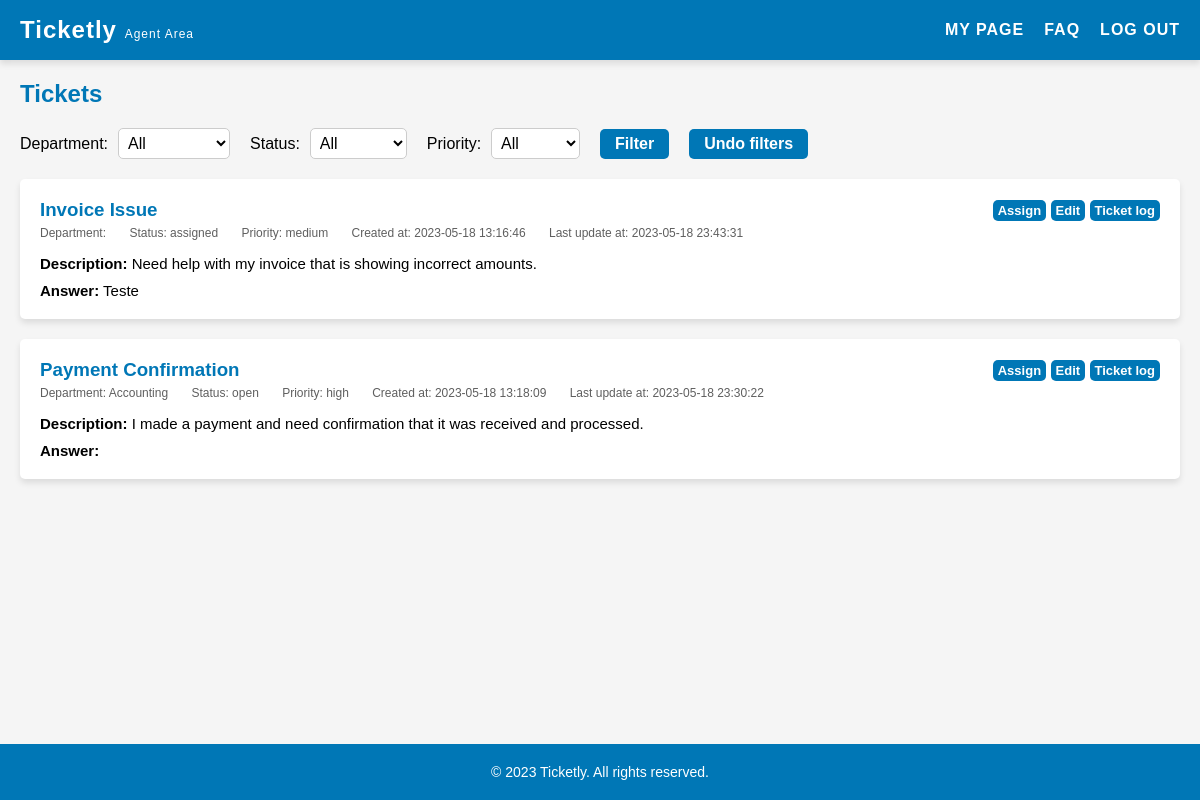
The app's page /pages/agent.php (signed in), older data.
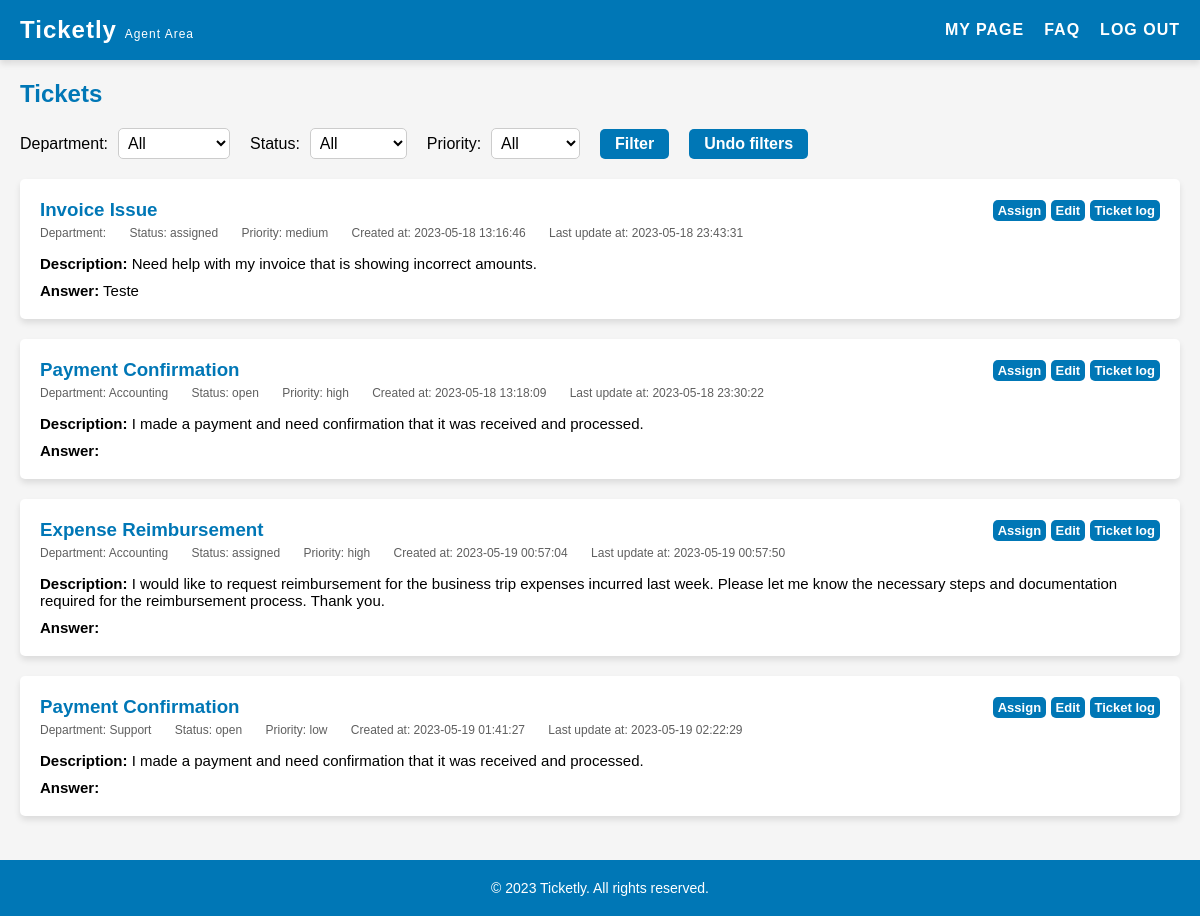
The same page, newer data.
### tables this page shows
CREATE TABLE "tickets" (
    id INTEGER PRIMARY KEY AUTOINCREMENT,
    title VARCHAR(255) NOT NULL,
    description TEXT NOT NULL,
    answer TEXT,
    client_id INTEGER NOT NULL,
    agent_id INTEGER,
    priority VARCHAR(10) NOT NULL DEFAULT 'medium' CHECK (priority IN ('low', 'medium', 'high')),
    created_at DATETIME NOT NULL,
    updated_at DATETIME NOT NULL,
    department_id INTEGER,
    status_id INTEGER NOT NULL DEFAULT 1,
    FOREIGN KEY(status_id) REFERENCES status(id),
    FOREIGN KEY(client_id) REFERENCES users(id),
    FOREIGN KEY(agent_id) REFERENCES users(id),
    FOREIGN KEY(department_id) REFERENCES departments(id)
);

CREATE TABLE status (
    id INTEGER PRIMARY KEY AUTOINCREMENT,
    name VARCHAR(255) NOT NULL UNIQUE
);

CREATE TABLE departments (
    id INTEGER PRIMARY KEY AUTOINCREMENT,
    name VARCHAR(255) NOT NULL UNIQUE
);

### pages/agent.php (called while the page is built, shortened)
<?php
    $session = new Session();
    require_once(__DIR__ . '/../templates/agent.tpl.php');
    drawAgent($session);
?>

### database/status.class.php (called while the page is built, shortened)
<?php
    function getStatusNameById(PDO $db, int $id): string {
        $stmt = $db->prepare('SELECT name FROM status WHERE id = :id');
        $stmt->bindValue(':id', $id, PDO::PARAM_INT);
        $stmt->execute();
        $row = $stmt->fetch(PDO::FETCH_ASSOC);
        if ($row) {
            return $row['name'];
        }
        return '';
    }
?>

### database/departments.class.php (called while the page is built, shortened)
<?php
    function getDepartmentsNameById(PDO $db, int $id): string {
        $stmt = $db->prepare('SELECT name FROM departments WHERE id = :id');
        $stmt->bindValue(':id', $id, PDO::PARAM_INT);
        $stmt->execute();
        $row = $stmt->fetch(PDO::FETCH_ASSOC);
        if ($row) {
            return $row['name'];
        }
        return '';
    }
?>

### templates/agent.tpl.php (the view, shortened to what this page needs)
<?php function drawAgent(Session $session){?>
    <?php
        require_once __DIR__ . '/../database/tickets.class.php';
        require_once __DIR__ . '/../database/connection.db.php';
        require_once __DIR__ . '/../database/departments.class.php';
        require_once __DIR__ . '/../database/status.class.php';
        $db = getDatabaseConnection();
        $stmt = $db->prepare('SELECT * FROM tickets');
        $stmt->execute();
        $tickets = $stmt->fetchAll(PDO::FETCH_ASSOC);
    ?>
    <!DOCTYPE html>
    <html>
    <head>
    <link rel="stylesheet" href="../style/agent.css">
    <link rel="stylesheet" href="../style/header.css">
    </head>
    <body>
    <header>
        <h1>Ticketly <span class="smaller">Agent Area</span></h1>
        <nav>
        <ul>
            <li><a href="myPage.php">My Page</a></li>
            <li><a href="faq.php">FAQ</a></li>
            <li><a href="../actions/action_logout.php">Log out</a></li>
        </ul>
        </nav>
    </header>
    <main>
        <section id="my-tickets">
        <h2>Tickets</h2>
        <div class="filters">
            <label for="department-filter">Department:</label>
            <select id="department-filter">
                <option value="all">All</option>
            </select>
            <label for="status-filter">Status:</label>
            <select id="status-filter">
                <option value="all">All</option>
            </select>
            <label for="priority-filter">Priority:</label>
            <select id="priority-filter">
                <option value="all">All</option>
            </select>
            <button id="filter">Filter</button>
            <button id="undo-filter">Undo filters</button>
        </div>
        <?php foreach ($tickets as $ticket) { ?>
            <div class="ticket" data-department="<?= $ticket['department_id'] ?>" data-status="<?= $ticket['status_id'] ?>" data-priority="<?= $ticket['priority'] ?>">
                <div class="ticket-top">
                    <h3 class="ticket-subject"><?= $ticket['title'] ?></h3>
                    <div class="edit-buttons">
                        <a href="assignTicket.php?id=<?= $ticket['id'] ?>" class="edit-button">Assign</a>
                        <a href="editTicket.php?id=<?= $ticket['id'] ?>" class="edit-button">Edit</a>
                        <a href="ticketLog.php?id=<?= $ticket['id'] ?>" class="edit-button">Ticket log</a>
                    </div>
                </div>
                <div class="ticket-info">
                    <span class="ticket-department">Department: <?= getDepartmentsNameById($db, $ticket['department_id']) ?></span>
                    <span class="ticket-status">Status: <?= getStatusNameById($db, $ticket['status_id']) ?></span>
                    <span class="ticket-priority">Priority: <?= $ticket['priority'] ?></span>
                    <span class="ticket-createdAt">Created at: <?= $ticket['created_at'] ?></span>
                    <span class="ticket-updatedAt">Last update at: <?= $ticket['updated_at'] ?></span>
                </div>
                <div class="ticket-details">
                    <p class="ticket-summary"><strong>Description:</strong> <?= $ticket['description'] ?></p>
                    <p class="ticket-answer"><strong>Answer:</strong> <?= $ticket['answer'] ?></p>
                </div>
            </div>
        <?php } ?>
        </section>
    </main>
    <?php include '../templates/footer.tpl.php';?>
    </body>
    </html>
<?php } ?>

Row changes from the older to the newer data that the page shows:
added tickets: title "Expense Reimbursement", department.name "Accounting", status.name "assigned", priority "high", created_at "2023-05-19 00:57:04", updated_at "2023-05-19 00:57:50", description "I would like to request reimbursement for the business trip expenses incurred last week. Please let me know the necessary steps and documentation required for the reimbursement process. Thank you."
added tickets: title "Payment Confirmation", department.name "Support", status.name "open", priority "low", created_at "2023-05-19 01:41:27", updated_at "2023-05-19 02:22:29", description "I made a payment and need confirmation that it was received and processed."
